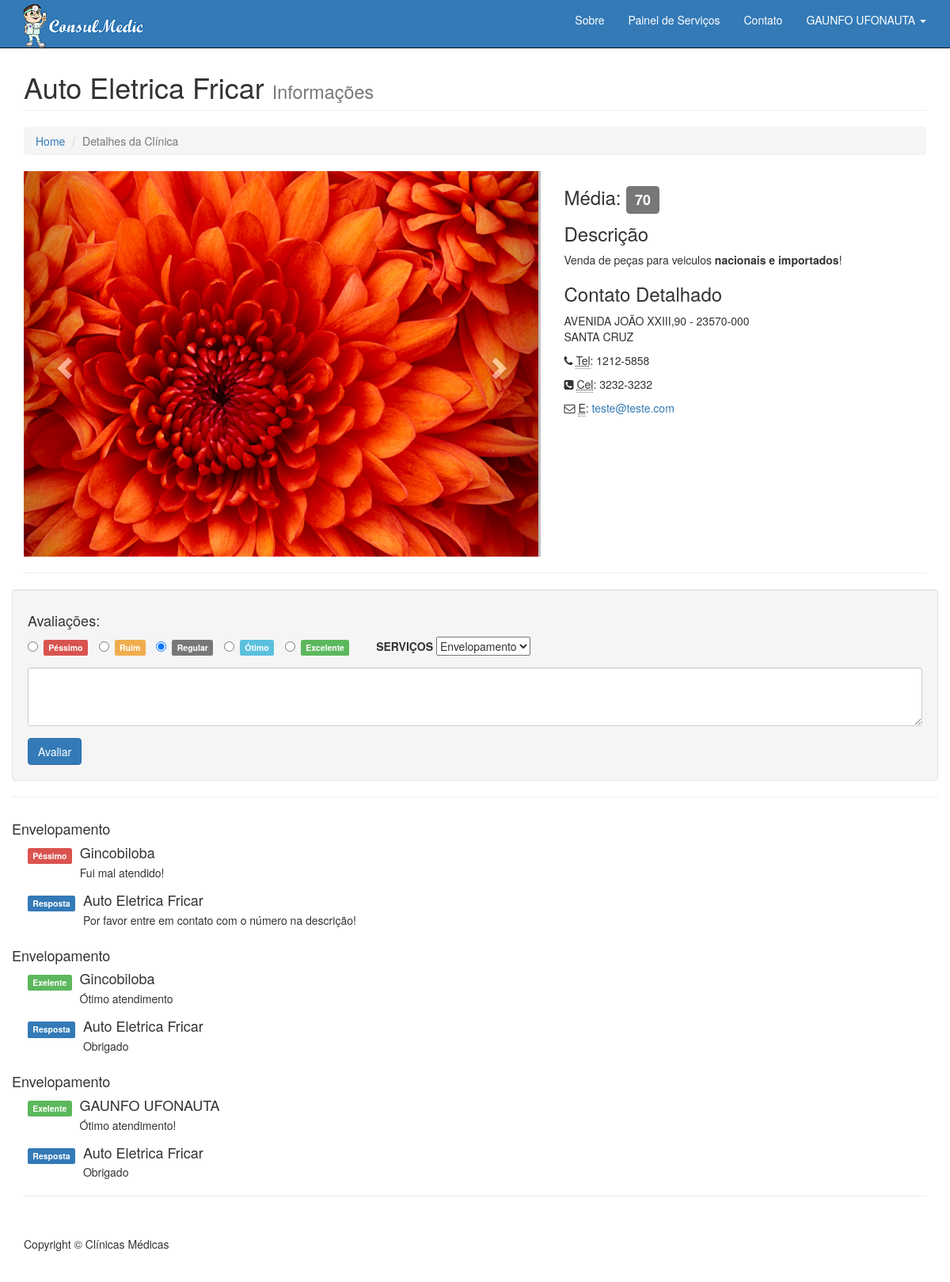
The page /descCliente.php?cliente=34 (signed in) on the database its author committed.
### tables this page shows
CREATE TABLE `avaliacao` (
  `idAvaliacao` int(11) NOT NULL,
  `idUsuario` int(11) NOT NULL,
  `idCliente` int(11) NOT NULL,
  `idServico` int(11) NOT NULL,
  `avaliacao` int(11) NOT NULL,
  `comentario` varchar(2000) NOT NULL,
  `data` date NOT NULL
);

CREATE TABLE `servicos` (
  `idServico` int(11) NOT NULL,
  `nomeServico` varchar(155) NOT NULL,
  `estatus` varchar(1) NOT NULL
);

CREATE TABLE `usuarios` (
  `idUsuario` int(11) NOT NULL,
  `nomeUsuario` varchar(15) NOT NULL,
  `emailUsuario` varchar(55) NOT NULL,
  `senhaUsuario` varchar(55) NOT NULL,
  `tpUser` int(11) NOT NULL
);

CREATE TABLE `resposta` (
  `idResposta` int(11) NOT NULL,
  `resposta` varchar(255) NOT NULL,
  `idAvaliacao` int(11) NOT NULL,
  `data` date NOT NULL
);

### class/classClinicaMedica.php (called while the page is built, shortened)
<?php
class classClinicaMedica{
    private $host = "localhost";
    private $dbname = "carrolista";
    private $user = "root";
    private $senha = "";
    function conecta(){
        $this->pdo = new PDO("mysql:host=$this->host;dbname=$this->dbname", "$this->user", "$this->senha");
    }
}
?>

### class/classUsuario.php (called while the page is built, shortened)
<?php
require 'classClinicaMedica.php';
class classUsuario extends classClinicaMedica{
                  ?>
                <?php
    function getIdUser(){
        return $_SESSION['idUser'];
    }
}

### class/classCliente.php (the view, shortened to what this page needs)
<?php
require_once 'classUsuario.php';
class classCliente extends classUsuario{
    function buscaDadosCliente($idCliente){
        try{
            $buscaCli = $this->pdo->prepare("SELECT * FROM clientes WHERE idCliente = :idCliente");
            $buscaCli->execute(array(
                ':idCliente' => $idCliente
            ));
            if($buscaCli->rowCount() > 0){
                $cliente = $buscaCli->fetch(PDO::FETCH_ASSOC);
            }
        }catch (Exception $e) {
            echo 'Error: ' . $e->getMessage();
        }
    }
            ?>
<?php
    function comboServClientes($idCliente){
        try{
            $servCli = $this->pdo->prepare("SELECT s.idServico,s.nomeServico,sc.idClientes "
                    . "FROM tb_serv_cli sc "
                    . "INNER JOIN servicos s ON sc.idServicos = s.idServico "
                    . "WHERE sc.idClientes = :idCliente  AND sc.estatus = 'A'");
            $servCli->execute(array(
                ':idCliente' => $idCliente
            ));
            while($serv = $servCli->fetch(PDO::FETCH_NUM)) {
                echo "<option value='" .$serv[0]."'>".$serv[1]."</option>";
            }
        } catch (Exception $ex) {
            echo "Erro: ". $ex->getMessage();
        }
    }
    function verificaResposta($idAvaliacao){
        try{
            $vResposta = $this->pdo->prepare("SELECT * FROM resposta WHERE idAvaliacao = :idAvaliacao");
            $vResposta->execute(array(
                ':idAvaliacao' => $idAvaliacao
            ));
            if($vResposta->rowCount() > 0){
                return true;
            }
        } catch (Exception $ex) {
            echo "Erro: ".$ex->getMessage();
        }
    }
    function mostraResposta($idAvaliacao) {
        $mostraR = $this->pdo->prepare("SELECT * FROM resposta WHERE idAvaliacao = :idAvaliacao");
        $mostraR->execute(array(
            ':idAvaliacao' => $idAvaliacao
        ));
        $mostra1 = $mostraR->fetch(PDO::FETCH_ASSOC);
            return $mostra1['resposta'];
    }
    function mostraAvaliacao($idCliente,$idUsuario){
        try{
            $mostra = $this->pdo->prepare("SELECT av.avaliacao,u.nomeUsuario,av.comentario,av.idAvaliacao,s.nomeServico
                                            FROM avaliacao av INNER JOIN usuarios u ON av.idUsuario = u.idUsuario
                                            INNER JOIN servicos s ON av.idServico = s.idServico
                                            WHERE idCliente = :idCliente ORDER BY av.idAvaliacao DESC");
            $mostra->execute(array(
                ':idCliente' => $idCliente
            ));
            while($mosta1 = $mostra->fetch(PDO::FETCH_NUM)) {
                ?>
                <div class="media">
                    <h4><?=$mosta1[4]?></h4>
                    <a class="pull-left" href="#">
                        <?php
                            switch ($mosta1[0]) {
                                case 10:
                                    echo '<label class="radio-inline" >
                                                <span class="label label-danger">
                                                    Péssimo
                                                </span>
                                            </label>';
                                    break;
                                case 100:
                                    echo '<label class="radio-inline" >
                                                <span class="label label-success">
                                                    Exelente
                                                </span>
                                            </label>';
                                    break;
                            }
                        ?>
                    </a>
                    <div class="media-body">
                        <h4 class="media-heading"><?=$mosta1[1]?>
                        </h4>
                      <?=$mosta1[2]?>
                    </div>
                </div>
                <?php
                if(!$this->verificaResposta($mosta1[3])){
                    if($this->verificaDonoCliente($idCliente, $idUsuario)){
                    ?>
                    <div class="well">
                    <h4>Resposta:</h4>
                    <form role="form" method="post" action="descCliente.php">
                        <div class="form-group">
                           <textarea id="inputEmail3" class="form-control" maxlength="255" name="resposta" rows="3"></textarea>
                           <input type="hidden" name="idAvaliacao" value="<?=$mosta1[3];?>">
                        </div>
                        <button type="submit" class="btn btn-primary">Responder</button>
                    </form>
                </div>
                <?php
                    }
                }else{
                    ?>
                    <div class="media">
                            <a class="pull-left" href="#">
                                <label class="radio-inline" >
                                    <span class="label label-primary">
                                        Resposta
                                    </span>
                                </label>
                            </a>
                            <div class="media-body">
                                <h4 class="media-heading"><?=$this->getNomeCli();?>
                                </h4>
                               <?=$this->mostraResposta($mosta1[3])?>
                            </div>
                        </div>
                    <?php
                }
            }
        } catch (Exception $ex) {
            echo $ex->getMessage();
        }
    }
    function getIdCliente(){
        return $_SESSION['idCliente'];
    }
    function getNomeCli(){
        return $_SESSION['nomeCliente'];
    }
}

### rows shown on the page
avaliacao: idServico.nomeServico "Envelopamento", avaliacao "Péssimo", idUsuario.nomeUsuario "Gincobiloba", comentario "Fui mal atendido!", idAvaliacao.resposta "Por favor entre em contato com o número na descrição!"
avaliacao: idServico.nomeServico "Envelopamento", avaliacao "Exelente", idUsuario.nomeUsuario "Gincobiloba", comentario "Ótimo atendimento", idAvaliacao.resposta "Obrigado"
avaliacao: idServico.nomeServico "Envelopamento", avaliacao "Exelente", idUsuario.nomeUsuario "GAUNFO UFONAUTA", comentario "Ótimo atendimento!", idAvaliacao.resposta "Obrigado"

### other values the page prints
$usuario->getNome() "GAUNFO UFONAUTA"
$cliente->getNomeCli() "Auto Eletrica Fricar"
$cliente->verificaMedia($cliente->getIdCliente()) "70"
$cliente->getDesc() "Venda de peças para veiculos nacionais e importados !"
$cliente->getEnd() "AVENIDA JOÃO XXIII"
$cliente->getNum() "90"
$cliente->getCep() "23570-000"
$cliente->getBairro() "SANTA CRUZ"
$cliente->getCel() "1212-5858"
$cliente->getTel() "3232-3232"
$cliente->getEmail() "teste@teste.com"
form field servico "Envelopamento"
